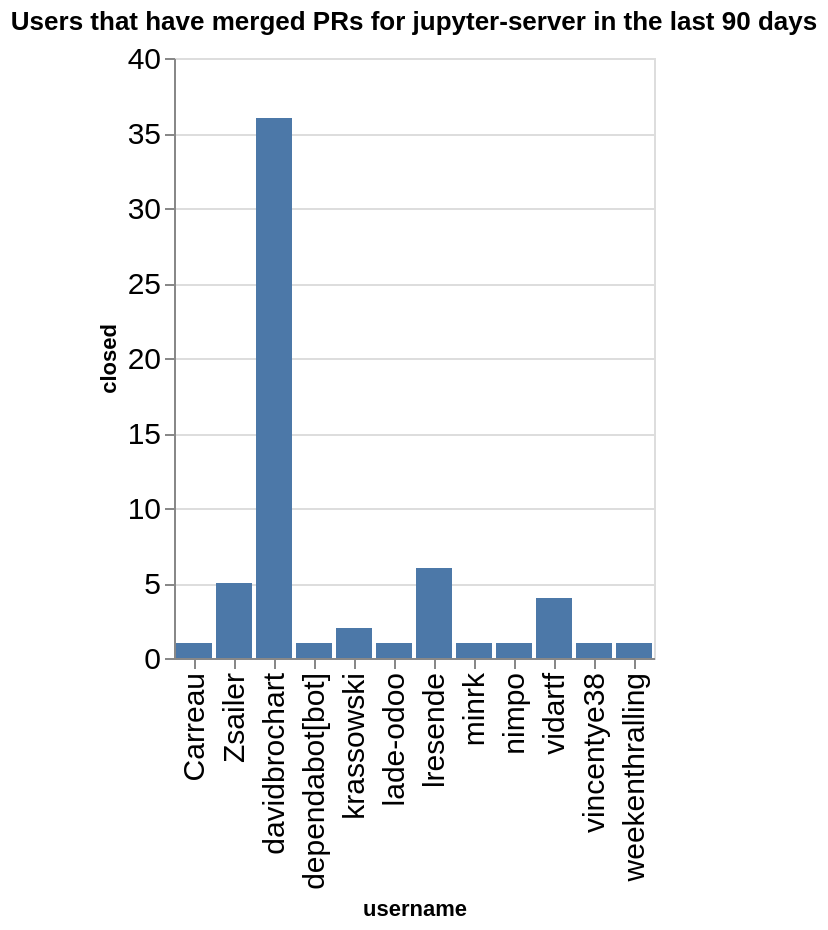

Here is the notebook cell this chart was saved with:
### Code cell
charts = []
title = f"Users that have merged PRs for {github_org} in the last {n_days} days"
ch = alt.Chart(data=closed_by_repo.replace(np.nan, 0), title=title).mark_bar().encode(
    x='username',
    y='closed',
)
ch

### Figure 1 — Vega-Lite specification as saved in the notebook (floating-point values rounded to 4 significant figures)
{"config": {"axisLeft": {"labelFontSize": 15}, "axisBottom": {"labelFontSize": 15}}, "data": {"name": "data-ac33e547c8b3a136a3999c3924b710f5"}, "mark": {"type": "bar"}, "encoding": {"x": {"field": "username", "type": "nominal"}, "y": {"field": "closed", "type": "quantitative"}}, "title": "Users that have merged PRs for jupyter-server in the last 90 days", "$schema": "https://vega.github.io/schema/vega-lite/v5.20.1.json", "datasets": {"data-ac33e547c8b3a136a3999c3924b710f5": [{"name": "enterprise_gateway", "username": "lresende", "closed": 6}, {"name": "enterprise_gateway", "username": "weekenthralling", "closed": 1}, {"name": "fps", "username": "davidbrochart", "closed": 1}, {"name": "jupyter-resource-usage", "username": "krassowski", "closed": 1}, {"name": "jupyter-resource-usage", "username": "nimpo", "closed": 1}, {"name": "jupyter_server", "username": "Zsailer", "closed": 4}, {"name": "jupyter_server", "username": "dependabot[bot]", "closed": 1}, {"name": "jupyter_server", "username": "lade-odoo", "closed": 1}, {"name": "jupyter_server", "username": "minrk", "closed": 1}, {"name": "jupyter_server", "username": "vidartf", "closed": 2}, {"name": "jupyter_server", "username": "vincentye38", "closed": 1}, {"name": "jupyter_server_terminals", "username": "Zsailer", "closed": 1}, {"name": "jupyter_ydoc", "username": "davidbrochart", "closed": 9}, {"name": "jupyter_ydoc", "username": "krassowski", "closed": 1}, {"name": "jupyverse", "username": "davidbrochart", "closed": 26}, {"name": "pytest-jupyter", "username": "Carreau", "closed": 1}, {"name": "team-compass", "username": "vidartf", "closed": 2}]}}
